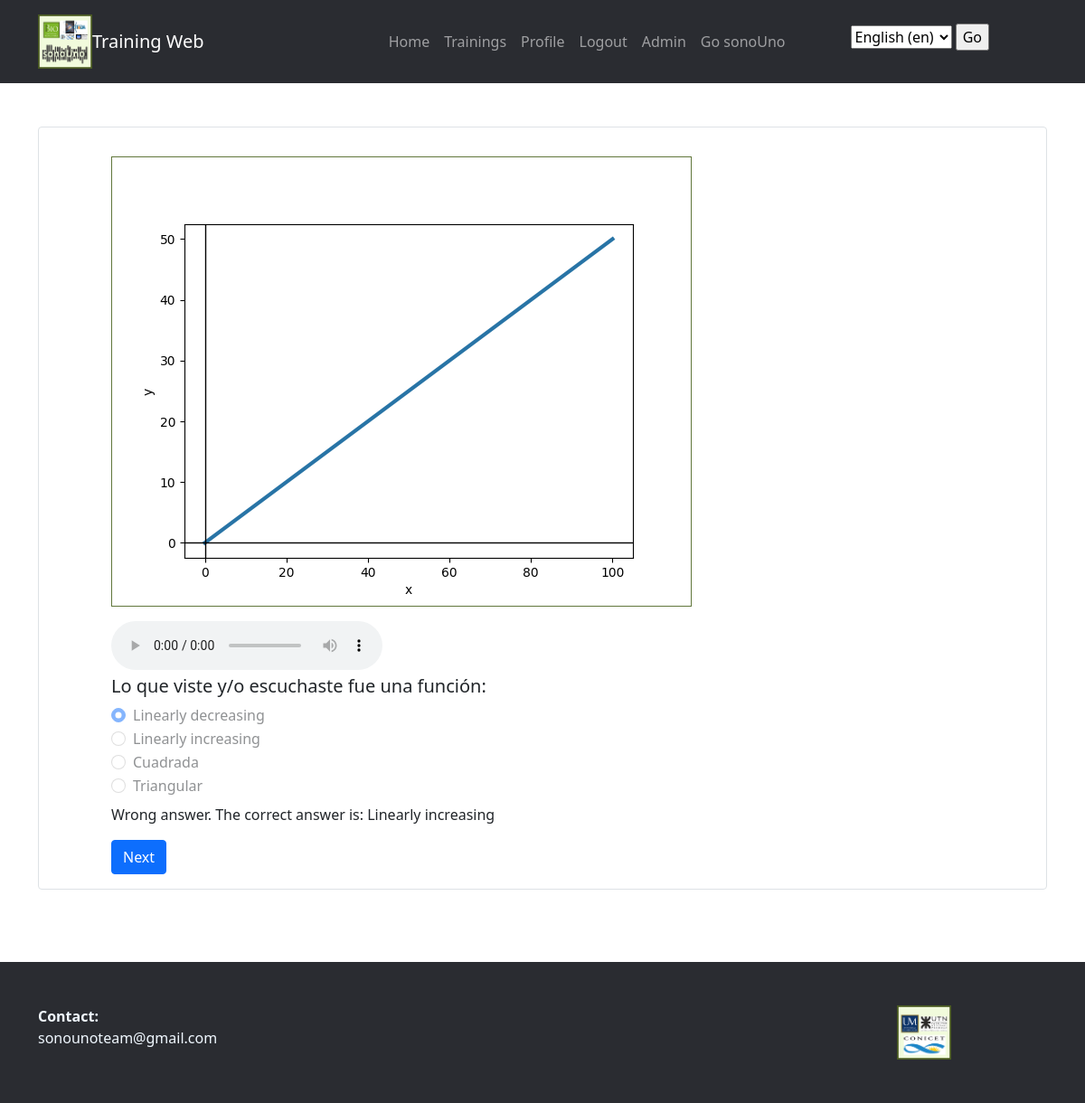
Screenshot of /en/trainingApp/review/158/ (signed in) with the database file from the repository.
### trainingApp/models.py (models this page shows, shortened)
class Deploy(models.Model):
    block = models.ForeignKey(Block, on_delete=models.CASCADE, null=True)
    question = models.CharField(max_length=100, null=True)
    deploy_image = models.ImageField(upload_to="trainingApp/images", blank=True)
    deploy_sound = models.FileField(upload_to="trainingApp/sound", blank=True)

class Choice(models.Model):
    deploy = models.ForeignKey(Deploy, on_delete=models.CASCADE)
    choice = models.CharField(max_length=100, null=True)
    correctChoice = models.BooleanField(default=False)

class DeployAnswer(models.Model):
    block_answer = models.ForeignKey(BlockAnswer, on_delete=models.CASCADE, null=True)
    deploy = models.ForeignKey(Deploy, on_delete=models.CASCADE)
    selectedChoice = models.ForeignKey(Choice, on_delete=models.CASCADE)

### trainingApp/views.py (the view, shortened to what this page needs)
# urls.py: path('review/<int:block_answer_id>/', login_required(views.ReviewDeploy.as_view()), name="review_deploy"),
class ReviewDeploy(View):
    template_name = 'trainingApp/review_deploy.html'
    def get(self, request, block_answer_id):
        deploys_answer = DeployAnswer.objects.filter(block_answer=block_answer_id)
        deploys = [deploy_answer.deploy for deploy_answer in deploys_answer]
        current_deploy_index_review = request.session.get(f'current_deploy_index_review_{block_answer_id}', 0)
        current_deploy_review = deploys[current_deploy_index_review]
        current_deploy_answer = deploys_answer[current_deploy_index_review]
        choices = Choice.objects.filter(deploy_id = current_deploy_review.id)
        return render(request, self.template_name, {'deploy': current_deploy_review, 'choices':choices, 'deploy_answer':current_deploy_answer})

### trainingApp/templates/trainingApp/review_deploy.html (shortened to what this page needs)
{% extends "base.html" %}
{% load i18n %}
{% block content %}
<main>
    <fieldset class="border p-3 rounded">
        <form method="POST" action="{% url 'trainingApp:review_deploy' deploy_answer.block_answer.id %}">
            <section class="form-deploy">
                <div class="form-deploy-image">
                    <img src="{{ deploy.deploy_image.url }}" class="img-fluid im" alt="Displayed Image">
                </div>
                <div class="form-deploy-audio">
                    <audio controls>
                        <source src="{{ deploy.deploy_sound.url }}" type="audio/mpeg">
                    </audio>
                </div>
                <div class="form-question">
                    <p class="h5">{{ deploy.question}}</p>
                </div>
                <div class="form-choice">
                    {% for choice in choices %}
                        <div class="form-check">
                            <input class="form-check-input" type="radio" name="flexRadioDisabled" id="{{ choice.id }}" {% if deploy_answer.selectedChoice.id == choice.id %}checked{% endif %} disabled>
                            <label class="form-check-label" for="{{ choice.choice }}">
                                {{ choice.choice }}
                            </label>
                        </div>
                    {% endfor %}
                    {% if deploy_answer.selectedChoice.correctChoice %}
                        {% blocktrans %}
                        <p class="mt-2">
                            Correct answer
                        </p>
                        {% endblocktrans %}
                    {% else %}
                        <p class="mt-2">
                            {% for choice in choices %}
                                {% if choice.correctChoice %}
                                    {{ choice.choice }}
                                {% endif %}
                            {% endfor %}
                        </p>
                    {% endif %}
                </div>
            </section>
            <button type="submit" aria-pressed="true" class="btn btn-primary">
                {% trans 'Next' %}
            </button>
        </form>
    </fieldset>
</main>
{% endblock %}

### trainingApp/static/trainingApp/style/style.css (style rules this page uses)
main { margin-top: 3rem; margin-bottom: 5rem; }
form { padding: 0rem 4rem 0rem 4rem; }
.im { margin: 1rem 0rem 1rem 0rem; padding-top: 1rem; border-style: groove; border-width: 1px; border-color: rgb(97, 119, 59); }
.form-choice { grid-area: choice; }

### rows the page displays
Deploy: deploy_image (picture), question "Lo que viste y/o escuchaste fue una función:"
Choice: flexRadioDisabled "☑", choice "Linearly decreasing"
Choice: choice "Linearly increasing"
Choice: choice "Cuadrada"
Choice: choice "Triangular"

### other values shown
form field language "English (en)"
